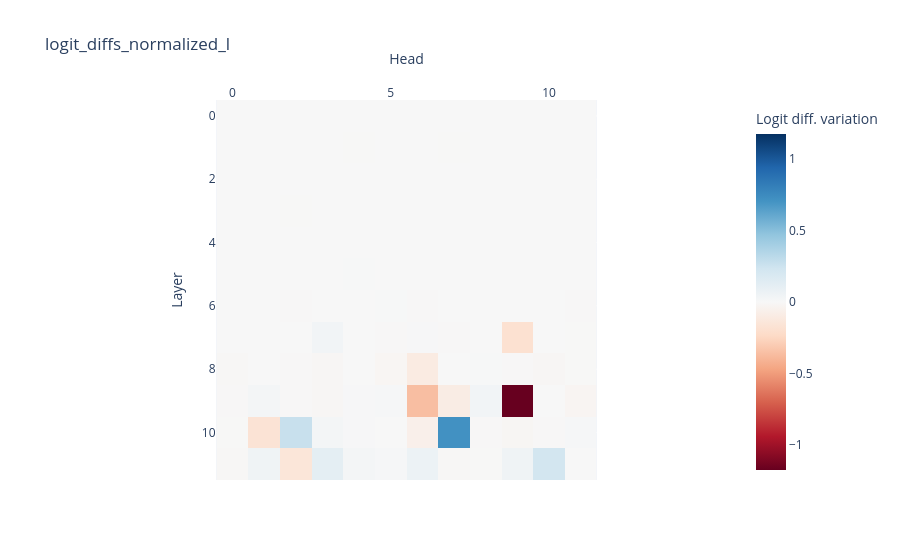

Write notebook code for a chart like this one.
### Code cell
# find name mover and negative name mover heads at Token END
send_info = {"token_pos_ls":([16]*10)} # example: [ i[END_token_pos] for i in prompt_dict_ls_ORIG ]
recv_info = {"type":"l", "token_pos_ls":([16]*10)}
path_patching(prompt_dict_ls_ORIG, prompt_dict_ls_NEW, model, tokenizer, send_info, recv_info, output_dir, n_layers, n_heads, bsz=20, demo_now=True)

### Figure 1 — Plotly figure (JSON) as saved in the notebook; plotly's stock layout.template omitted (floating-point values rounded to 4 significant figures; data arrays with more than 128 entries replaced by an {"elided": "..."} marker saying what was removed)
{"data": [{"coloraxis": "coloraxis", "hovertemplate": "Head: %{x}<br>Layer: %{y}<br>Logit diff. variation: %{z}<extra></extra>", "name": "0", "type": "heatmap", "xaxis": "x", "yaxis": "y", "z": {"elided": "12x12 float values"}}], "layout": {"coloraxis": {"cmid": 0, "colorbar": {"title": {"text": "Logit diff. variation"}}, "colorscale": [[0, "rgb(103,0,31)"], [0.1, "rgb(178,24,43)"], [0.2, "rgb(214,96,77)"], [0.3, "rgb(244,165,130)"], [0.4, "rgb(253,219,199)"], [0.5, "rgb(247,247,247)"], [0.6, "rgb(209,229,240)"], [0.7, "rgb(146,197,222)"], [0.8, "rgb(67,147,195)"], [0.9, "rgb(33,102,172)"], [1, "rgb(5,48,97)"]]}, "title": {"text": "logit_diffs_normalized_l"}, "xaxis": {"anchor": "y", "constrain": "domain", "domain": [0, 1], "scaleanchor": "y", "side": "top", "title": {"text": "Head"}}, "yaxis": {"anchor": "x", "autorange": "reversed", "constrain": "domain", "domain": [0, 1], "title": {"text": "Layer"}}}}
